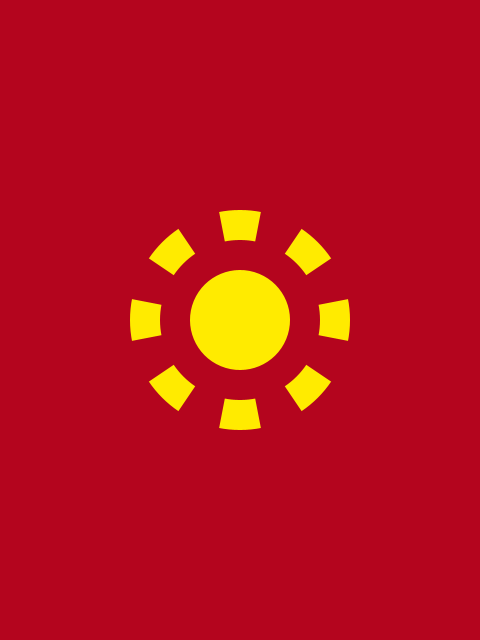
Frame 1 (no input)
Frame 2 (the mouse pressed at the canvas centre, redrawn once): identical to frame 1, image omitted

The Processing sketch that drew this single still picture (run headless with seeded random() and noise(); the mouse was pressed at the canvas centre and the sketch redrawn once):

// Processing sketch: iron_man
// ── iron_man.pde
// Manuale di Programmazione Cinematografica
// Daniele Olmisani, 2015

// Iron Man

final color PAPER = color(180, 5, 30);
final color INK = color(255, 235, 0);

void setup() {
  size(480, 640);
  noLoop();
}

void draw() {
  
  translate(width/2.0, height/2.0);
  
  background(PAPER);
  
  noStroke();
  
  ellipseMode(CENTER);
  
  fill(INK);
  ellipse(0, 0, 220, 220);
  
  fill(PAPER);
  ellipse(0, 0, 160, 160);
  
  rotate(TWO_PI/16);
  
  fill(PAPER);
  for (int i=0; i<8; i++) {
    rotate(TWO_PI/8);
    quad(0, 0, 220, 45, 220, -45, 0, 0);
    
  }
  
  fill(INK);
  ellipse(0, 0, 100, 100);
  
  save("iron-man.png");
}
